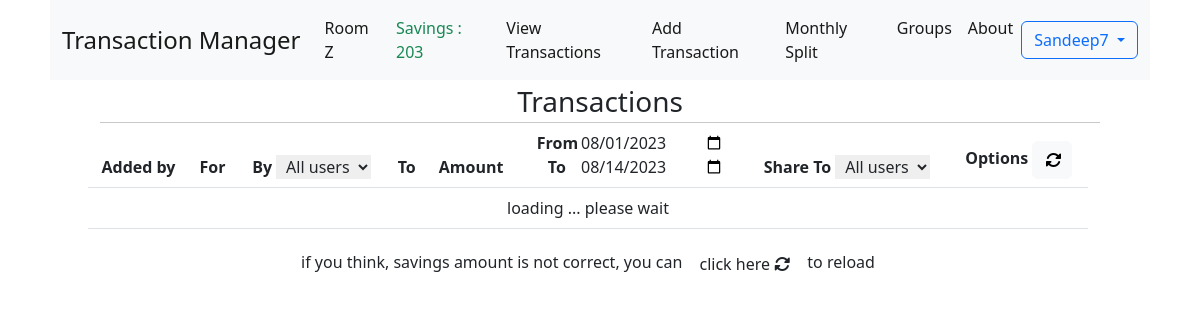
The app's page /group/1/transactions (signed in) with its own data.
### group/models.py (models this page shows, shortened)
class Group(models.Model):
    name        = models.CharField(
                    _("Group Name"),
                    unique = True,
                    error_messages={
                        "unique": _("A group with that groupname already exists."),
                    },
                    max_length = 30,
                )
    created_by  = models.ForeignKey("core.User", on_delete = models.SET_NULL, null = True)
    created_on  = models.DateTimeField(default = timezone.now)
    savings     = models.IntegerField(verbose_name = "Savings", default = 0)
    maintainer  = models.ForeignKey(
                    "core.User",
                    verbose_name = "Savings Account Maintainer",
                    on_delete = models.SET_NULL,
                    related_name = "maintaining_groups",
                    related_query_name = "maintaining_groups",
                    blank = True,
                    null = True
                )
    inactive_members = models.ManyToManyField("core.User", related_name = "inactive_groups", blank = True)
    @property
    def get_members(self):
        return [x for x in self.members.all().order_by('id')]

### core/models.py (models this page shows, shortened)
class AbstractUser(AbstractBaseUser, PermissionsMixin):
    username_validator = UnicodeUsernameValidator()
    username        = models.CharField(
                        _("Username"),
                        max_length=150,
                        unique=True,
                        help_text=_(
                            "Required. 150 characters or fewer. Letters, digits and @/./+/-/_ only."
                        ),
                        validators=[username_validator],
                        error_messages={
                            "unique": _("A user with that username already exists."),
                        },
                    )
    password        = models.CharField(_("password"), max_length=128)
    first_name      = models.CharField(_("first name"), max_length=150, blank=True)
    last_name       = models.CharField(_("last name"), max_length=150, blank=True)
    mobile_number   = models.CharField(
                        blank = False,
                        unique = True,
                        max_length = 10,
                        help_text = "Enter 10 digit phone number only"
                    )
    email           = models.EmailField(_("email address"), blank=True)
    gender      = models.CharField(
                    max_length=50,
                    choices=sex_choice,
                    default='Male'
                )
    dob         = models.DateField(
                    _("date of birth"),
                    default=date.today,
                    null = True,
                    blank = True,
                    help_text="Please use the following format: <em>YYYY-MM-DD</em>."
                )
    date_joined     = models.DateTimeField(_("date joined"), default=timezone.now)
    is_staff        = models.BooleanField(
                        _("staff status"),
                        default = False,
                    )
    is_active       = models.BooleanField(
                        _("active"),
                        default = True,
                    )
    groups          = models.ManyToManyField("group.Group", related_name = "members", blank = True)
    objects = UserManager()
    EMAIL_FIELD = "email"
    USERNAME_FIELD = "username"
    REQUIRED_FIELDS = ["email"]
    class Meta:
        verbose_name = _("user")
        verbose_name_plural = _("users")
        abstract = True

class User(AbstractUser):
    pass

### group/views.py (the view)
# urls.py: path('group/<int:id>/transactions', views.group_transactions_view, name = "transactions"),
@login_required
@group_member_login_required
def group_transactions_view(request, group):
    return render(request, 'pages/transactions.html', {
        'group' : group,
        'title' : f'{group.name} Group Transactions'
    })

### transaction_manager/templates/pages/transactions.html (shortened to what this page needs)
{% extends '../base.html' %}
{% block body %}
    <div class="container">
        <p class="fs-3 text-center">Transactions</p>
        <hr>
        <div class="xl-col-8 col-12 row justify-content-center table-responsive">
            <table class="table table-hover text-center">
                <thead>
                    <tr>
                        <th scope="col">Added by</th>
                        <th scope="col">For</th>
                        <th scope="col">
                            <label for="username">By</label>
                            <select class="" name="username" id="username" autofocus class="rounded">
                                <option value="*" class="text-center">All users</option>
                            </select>
                        </th>
                        <th scope="col">To</th>
                        <th scope="col">Amount</th>
                        <th scope="col">
                            <label class="w-10" for="start_point">From</label>
                            <input class="w-30" name="start_point" id="start_point" type="date"></input>
                            <br>
                            <label class="w-10" for="stop_point">To</label>
                            <input class="w-30" name="stop_point" id="stop_point"   type="date"></input>
                        </th>
                        <th scope="col">
                            <label for="share_to">Share To</label>
                            <select class="" name="share_to" id="share_to" autofocus class="rounded">
                                <option value="*" class="text-center">All users</option>
                            </select>
                        </th>
                        <th scope="col">
                            Options <button class="btn btn-light w-10" type="text" onclick="on_filtering()"><i class="fa-solid fa-rotate"></i></button>
                        </th>
                    </tr>
                </thead>
                <tbody id = "transactions_list">
                </tbody>
            </table>
            <br>
            <p class="text-center"> if you think, savings amount is not correct, you can
                <button id="recalculate_savings" class="btn btn" aria-current="page" data-bs-toggle="modal" data-bs-target="#savingsModal">
                    click here
                    <i class="fas fa-sync-alt"></i>
                </button> to reload
            </p>
            <br>
        </div>
    </div>
{% endblock body %}

### transaction_manager/templates/nav.html (shortened to what this page needs)
<nav class="navbar navbar-expand-lg navbar-light bg-light">
  <div class="container-fluid">
    <a class="navbar-brand fs-4" href="{% url 'home' %}">Transaction Manager</a>
    <div class="collapse navbar-collapse" id="navbarSupportedContent">
        {% if user.is_authenticated %}
          <ul class="navbar-nav me-auto mb-2 mb-lg-0">
          {% if group %}
            <li class="nav-item">
              <a class="nav-link active" aria-current="page" href="{% url 'group' group.id %}">{{ group.name }}</a>
            </li>
            {% if group.savings != 0 %}
              <li class="nav-item">
                <a class="nav-link active text-success" id="savings_amount" aria-current="page" href="{% url 'transactions monthly split' group.id %}">Savings : {{ group.savings }}
                </a>
              </li>
            {% endif %}
            <li class="nav-item">
              <a class="nav-link active" aria-current="page" href="{% url 'transactions' group.id %}">View Transactions</a>
            </li>
            <li class="nav-item">
              <a class="nav-link active" aria-current="page" href="{% url 'add transaction' group.id %}">Add Transaction</a>
            </li>
            <li class="nav-item">
              <a class="nav-link active" aria-current="page" href="{% url 'transactions monthly split' group.id %}">Monthly Split</a>
            </li>
          {% endif %}
          <li class="nav-item">
            <a class="nav-link active" aria-current="page" href="{% url 'groups' %}">Groups</a>
          </li>
          <li class="nav-item">
            <a class="nav-link active" aria-current="page" href="{% url 'about' %}">About</a>
          </li>
        </ul>
        {% endif %}
				{% if user.is_authenticated %}
        <div class="navbar-nav">
					<div class="nav-item dropdown" style="">
            <button class="btn btn-outline-primary dropdown-toggle" type="button" data-bs-toggle="dropdown" aria-expanded="false">
              {{ user.username }}
            </button>
          </div>
        </div>
        {% else %}
					<div class="form-inline my-2 my-lg-0">
						<a href="{% url 'login' %}" class="btn btn-outline-success">Login</a>
						<a href="{% url 'signup' %}" class="btn btn-primary ml-3">Signup</a>
					</div>
				{% endif %}
      </div>
    </div>
  </nav>

### records on screen
Group: name "Room Z", savings "203"
User: username "Sandeep7"
